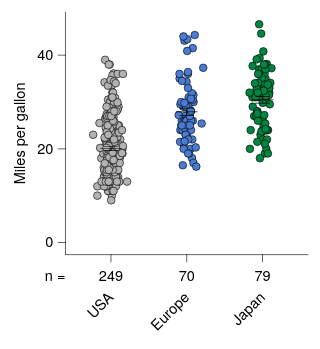

Here is the Vega-Lite specification saved for this chart:
### Vega-Lite specification from a JSON file in a GitHub repository (floating-point values rounded to 4 significant figures; data arrays with more than 128 entries replaced by an {"elided": "..."} marker saying what was removed)
{"background": null, "config": {"arc": {"fill": "#DBDBDB", "fillOpacity": 1.0, "innerRadius": 25.0, "padAngle": 0.03, "stroke": "black", "strokeOpacity": 1, "strokeWidth": 0.25}, "area": {"fill": "#DBDBDB", "fillOpacity": 1.0, "stroke": "black", "strokeOpacity": 1, "strokeWidth": 0.25}, "axis": {"domain": true, "domainCap": "round", "domainColor": "black", "domainWidth": 0.25, "grid": false, "gridCap": "round", "gridColor": "#F1F1F1", "gridDash": [0, 0], "gridOpacity": 1.0, "gridWidth": 0.25, "labelColor": "black", "labelFont": "Helvetica Neue, HelveticaNeue, Helvetica, Arial, sans-serif", "labelFontSize": 6, "labelFontStyle": "normal", "labelFontWeight": 400, "offset": 0, "ticks": true, "tickCap": "round", "tickColor": "black", "tickRound": false, "tickSize": 3, "tickWidth": 0.25, "titleColor": "black", "titleFont": "Helvetica Neue, HelveticaNeue, Helvetica, Arial, sans-serif", "titleFontSize": 6, "titleFontStyle": "normal", "titleFontWeight": 400}, "axisX": {"domain": true, "labelAlign": "center", "labelAngle": 0, "labels": true, "ticks": true, "translate": 0}, "axisY": {"domain": true, "labelAlign": "right", "labelAngle": 0, "labels": true, "ticks": true, "translate": 0}, "axisRight": {"domain": true, "labelAlign": "left", "labelAngle": 0, "labels": true, "ticks": true, "translate": 0}, "axisTop": {"domain": true, "labelAlign": "center", "labelAngle": 0, "labels": true, "ticks": true, "translate": 0}, "axisBand": {"tickOffset": 0}, "bar": {"fill": "#DBDBDB", "fillOpacity": 1.0, "stroke": "black", "strokeOpacity": 1, "strokeWidth": 0.25}, "boxplot": {"size": 9.0, "ticks": {"cornerRadius": 0.25, "fill": "black", "opacity": 1, "size": 4.5, "thickness": 0.25}, "box": {"fillOpacity": 1.0, "stroke": "black", "strokeOpacity": 1, "strokeWidth": 0.25}, "median": {"cornerRadius": 0, "fill": "black", "fillOpacity": 1.0, "opacity": 1, "size": 9.0, "thickness": 0.25}, "rule": {"fill": "black", "fillOpacity": 1.0, "size": 10.0, "stroke": "black", "strokeDash": [0, 0], "strokeOpacity": 1, "strokeWidth": 0.25}, "outliers": {"color": "black", "fill": "black", "fillOpacity": 1.0, "size": 0, "stroke": "black", "strokeOpacity": 1, "strokeWidth": 0.25}}, "circle": {"fill": "black", "fillOpacity": 1.0, "size": 1.25, "stroke": null, "strokeOpacity": 1, "strokeWidth": 0.25}, "errorband": {"band": {"fillOpacity": 0.6, "stroke": null, "strokeWidth": 0.25, "strokeOpacity": 1}, "borders": {"opacity": 0, "strokeOpacity": 1, "strokeWidth": 0.25}}, "errorbar": {"opacity": 1, "rule": {"strokeDash": [0, 0], "strokeWidth": 0.25}, "ticks": {"color": "black", "cornerRadius": 0.125, "opacity": 1, "size": 6.0, "thickness": 0.25}, "thickness": 0.25}, "font": "Helvetica Neue, HelveticaNeue, Helvetica, Arial, sans-serif", "geoshape": {"fill": "#DBDBDB", "fillOpacity": 1.0, "stroke": "black", "strokeOpacity": 1, "strokeWidth": 0.25}, "header": {"labelColor": "black", "labelFont": "Helvetica Neue, HelveticaNeue, Helvetica, Arial, sans-serif", "labelFontSize": 6, "labelFontStyle": "normal", "labelFontWeight": 400, "titleColor": "black", "titleFont": "Helvetica Neue, HelveticaNeue, Helvetica, Arial, sans-serif", "titleFontSize": 6, "titleFontStyle": "normal", "titleFontWeight": 400, "titlePadding": 0}, "legend": {"disable": false, "offset": 4.5, "titlePadding": 4, "labelOffset": 2, "gradientLabelOffset": 2, "columnPadding": 4, "rowPadding": 2, "gradientLength": 50.0, "gradientThickness": 5.0, "gradientOpacity": 1.0, "gradientStrokeColor": "black", "gradientStrokeWidth": 0.25, "labelColor": "black", "labelFont": "Helvetica Neue, HelveticaNeue, Helvetica, Arial, sans-serif", "labelFontSize": 6, "labelFontStyle": "normal", "labelFontWeight": 400, "strokeColor": "black", "strokeWidth": 0, "symbolSize": 36, "symbolStrokeColor": "black", "symbolStrokeWidth": 0.25, "titleColor": "black", "titleFont": "Helvetica Neue, HelveticaNeue, Helvetica, Arial, sans-serif", "titleFontSize": 6, "titleFontStyle": "normal", "titleFontWeight": 400}, "line": {"color": "black", "stroke": "black", "strokeCap": "butt", "strokeDash": [0, 0], "strokeOpacity": 1, "strokeWidth": 0.5}, "point": {"filled": true, "fill": "#DBDBDB", "fillOpacity": 1.0, "size": 5.0, "stroke": "black", "strokeOpacity": 1, "strokeWidth": 0.25}, "range": {"category": ["#B2B2B2", "#4A7CD3", "#008542", "#664CAF", "#509F98", "#636363", "#284F93", "#005226", "#382864", "#285753"], "diverging": {"scheme": ["#443E60", "#5F597E", "#7C759B", "#9994B6", "#B7B4CC", "#D6D5DC", "#F6F6F6", "#D1DAD9", "#A4C2BF", "#7AA9A4", "#578E89", "#37736E", "#1B5954"]}, "heatmap": {"scheme": ["#440154", "#472270", "#433E82", "#38598C", "#2C728E", "#238A8D", "#24A086", "#39B578", "#5DC862", "#96D646", "#CAE02D", "#FDE724"]}, "ordinal": {"scheme": ["#F1F1F1", "#DBDBDB", "#C6C6C6", "#B2B2B2", "#9D9D9D", "#898989", "#767676", "#636363", "#515151", "#404040", "#2F2F2F", "#1F1F1F"]}, "ramp": {"scheme": ["#440154", "#472270", "#433E82", "#38598C", "#2C728E", "#238A8D", "#24A086", "#39B578", "#5DC862", "#96D646", "#CAE02D", "#FDE724"]}}, "rule": {"color": "black", "stroke": "black", "strokeCap": "round", "strokeDash": [2, 2], "strokeOpacity": 1, "strokeWidth": 0.25}, "scale": {"barBandPaddingInner": 0.1, "rectBandPaddingInner": 0, "tickBandPaddingInner": 0.1, "bandPaddingOuter": 0.1, "bandWithNestedOffsetPaddingInner": 0.2, "bandWithNestedOffsetPaddingOuter": 0.2, "offsetBandPaddingInner": 0, "offsetBandPaddingOuter": 0, "continuousPadding": 5.0, "round": false}, "rect": {"fill": "#DBDBDB", "fillOpacity": 1.0, "stroke": "black", "strokeOpacity": 1, "strokeWidth": 0.25}, "square": {"fill": "#DBDBDB", "fillOpacity": 1.0, "size": 10.0, "stroke": "black", "strokeOpacity": 1, "strokeWidth": 0.25}, "text": {"color": "black", "font": "Helvetica Neue, HelveticaNeue, Helvetica, Arial, sans-serif", "fontSize": 6, "fontStyle": "normal", "fontWeight": 400}, "tick": {"color": "black", "cornerRadius": 0.125, "opacity": 1.0, "size": 9.0, "thickness": 0.25}, "title": {"anchor": "middle", "frame": "group", "color": "black", "font": "Helvetica Neue, HelveticaNeue, Helvetica, Arial, sans-serif", "fontSize": 6, "fontStyle": "normal", "fontWeight": 400, "subtitleColor": "black", "subtitleFont": "Helvetica Neue, HelveticaNeue, Helvetica, Arial, sans-serif", "subtitleFontSize": 6, "subtitleFontStyle": "normal", "subtitleFontWeight": 400}, "trail": {"color": "black", "opacity": 1, "size": 0.5}, "view": {"continuousWidth": 100, "continuousHeight": 100, "discreteWidth": 100, "discreteHeight": 100, "fill": null, "stroke": null, "strokeWidth": 0.25}}, "vconcat": [{"layer": [{"data": {"name": "data-5a85ede2053d4aec77293cfb476ae07b"}, "mark": {"type": "circle", "opacity": 1.0, "size": 10.0, "stroke": "black", "strokeOpacity": 1, "strokeWidth": 0.25}, "encoding": {"color": {"field": "Origin", "legend": null, "scale": {"domain": ["USA", "Europe", "Japan"]}, "sort": ["USA", "Europe", "Japan"], "title": null, "type": "nominal"}, "x": {"axis": {"labels": false, "title": null}, "field": "Origin", "scale": {"domain": ["USA", "Europe", "Japan"]}, "sort": ["USA", "Europe", "Japan"], "title": "Origin", "type": "nominal"}, "xOffset": {"field": "jitter_x", "scale": {"domain": [-7.33, 7.33], "range": [5.17, 19.83]}, "type": "quantitative"}, "y": {"field": "Miles_per_Gallon", "title": "Miles per gallon", "type": "quantitative", "scale": {"nice": false}}}}, {"data": {"name": "data-64e7897fd8423deef5c97d660b6d3367"}, "mark": {"type": "errorbar"}, "encoding": {"x": {"axis": {"labels": false, "title": null}, "field": "Origin", "scale": {"domain": ["USA", "Europe", "Japan"]}, "sort": ["USA", "Europe", "Japan"], "title": "Origin", "type": "nominal"}, "y": {"field": "__mean", "title": "Miles per gallon", "type": "quantitative", "scale": {"nice": false}}, "yError": {"field": "__error"}}}, {"data": {"name": "data-64e7897fd8423deef5c97d660b6d3367"}, "mark": {"type": "tick"}, "encoding": {"x": {"axis": {"labels": false, "title": null}, "field": "Origin", "scale": {"domain": ["USA", "Europe", "Japan"]}, "sort": ["USA", "Europe", "Japan"], "title": "Origin", "type": "nominal"}, "y": {"field": "__mean", "title": "Miles per gallon", "type": "quantitative", "scale": {"nice": false}}}}]}, {"layer": [{"data": {"name": "data-0e7b249a640faf8a966f8d4619c70501"}, "mark": {"type": "text", "align": "right", "baseline": "middle", "fontSize": 6}, "encoding": {"text": {"field": "__label", "type": "nominal"}, "x": {"value": 0}, "y": {"axis": null, "field": "__y", "scale": {"domain": [0, 10.0], "nice": false, "padding": 0, "range": [0, 10.0], "zero": false}, "type": "quantitative"}}}, {"data": {"name": "data-75df9c2aaa11273f6e7a94af54e1a647"}, "mark": {"type": "text", "align": "center", "baseline": "middle", "fontSize": 6}, "encoding": {"angle": {"field": "__angle", "scale": null, "type": "quantitative"}, "text": {"field": "__value", "type": "nominal"}, "x": {"axis": {"domain": false, "grid": false, "labels": false, "ticks": false, "title": null}, "field": "__category", "scale": {"domain": ["USA", "Europe", "Japan"]}, "sort": ["USA", "Europe", "Japan"], "type": "nominal"}, "y": {"axis": null, "field": "__y", "scale": {"domain": [0, 10.0], "nice": false, "padding": 0, "range": [0, 10.0], "zero": false}, "type": "quantitative"}}}, {"data": {"name": "data-bc9f3d6464c20a9e6af43ca6b3673666"}, "mark": {"type": "text", "align": "right", "angle": 315, "baseline": "middle", "fontSize": 6}, "encoding": {"text": {"field": "__display", "type": "nominal"}, "x": {"axis": {"domain": false, "grid": false, "labels": false, "ticks": false, "title": null}, "field": "__category", "scale": {"domain": ["USA", "Europe", "Japan"]}, "sort": ["USA", "Europe", "Japan"], "type": "nominal"}, "y": {"value": 12.61}}}], "height": 30.0, "view": {"fill": null, "stroke": null}, "width": 100}], "resolve": {"scale": {"x": "shared"}}, "spacing": 0, "$schema": "https://vega.github.io/schema/vega-lite/v6.4.1.json", "datasets": {"data-5a85ede2053d4aec77293cfb476ae07b": {"elided": "398 records"}, "data-64e7897fd8423deef5c97d660b6d3367": [{"Origin": "USA", "__mean": 20.08, "__error": 0.4058, "__dysonsphere__": 1}, {"Origin": "Japan", "__mean": 30.45, "__error": 0.6852, "__dysonsphere__": 1}, {"Origin": "Europe", "__mean": 27.89, "__error": 0.8037, "__dysonsphere__": 1}], "data-0e7b249a640faf8a966f8d4619c70501": [{"__label": "n =", "__y": 5.0, "__dysonsphere__": 1}], "data-75df9c2aaa11273f6e7a94af54e1a647": [{"__label": "n =", "__category": "USA", "__value": "249", "__y": 5.0, "__angle": 0.0, "__dysonsphere__": 1}, {"__label": "n =", "__category": "Europe", "__value": "70", "__y": 5.0, "__angle": 0.0, "__dysonsphere__": 1}, {"__label": "n =", "__category": "Japan", "__value": "79", "__y": 5.0, "__angle": 0.0, "__dysonsphere__": 1}], "data-bc9f3d6464c20a9e6af43ca6b3673666": [{"__category": "USA", "__display": "USA", "__dysonsphere__": 1}, {"__category": "Europe", "__display": "Europe", "__dysonsphere__": 1}, {"__category": "Japan", "__display": "Japan", "__dysonsphere__": 1}]}}
